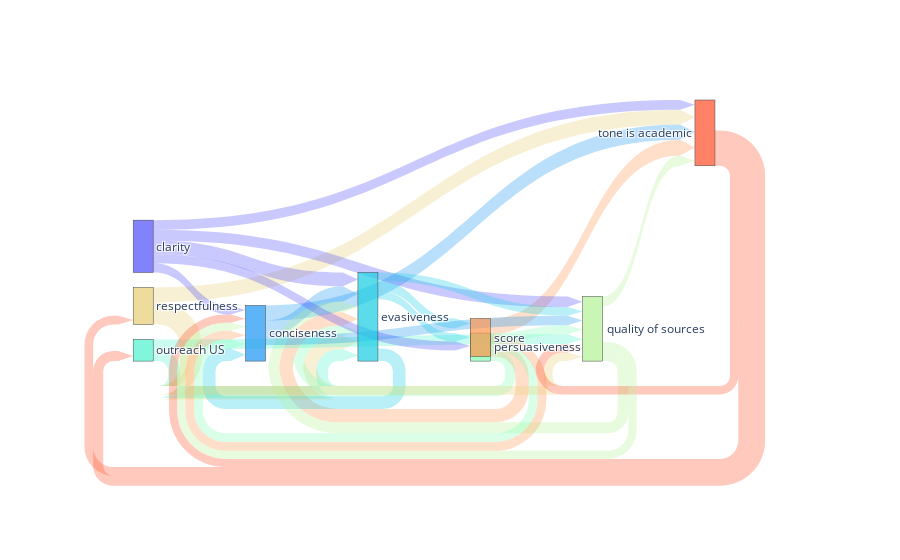

Notebook cell for this chart:
### Code cell
tmp = pertubation_pos_minus_neg_combined_rmse
dm = DistanceMatrix(tmp.abs())
dm.keep_top_n_links(30)
dm.to_go_figure()

### Figure 1 — Plotly figure (JSON) as saved in the notebook; plotly's stock layout.template omitted (floating-point values rounded to 4 significant figures)
{"data": [{"arrangement": "freeform", "link": {"arrowlen": 15, "color": ["rgba(255, 149, 78, 0.3)", "rgba(25, 149, 242, 0.3)", "rgba(25, 149, 242, 0.3)", "rgba(230, 205, 115, 0.3)", "rgba(77, 77, 251, 0.3)", "rgba(230, 205, 115, 0.3)", "rgba(255, 149, 78, 0.3)", "rgba(24, 205, 227, 0.3)", "rgba(76, 242, 206, 0.3)", "rgba(178, 242, 149, 0.3)", "rgba(77, 77, 251, 0.3)", "rgba(178, 242, 149, 0.3)", "rgba(128, 254, 179, 0.3)", "rgba(255, 77, 39, 0.3)", "rgba(76, 242, 206, 0.3)", "rgba(24, 205, 227, 0.3)", "rgba(77, 77, 251, 0.3)", "rgba(25, 149, 242, 0.3)", "rgba(77, 77, 251, 0.3)", "rgba(128, 254, 179, 0.3)", "rgba(77, 77, 251, 0.3)", "rgba(128, 254, 179, 0.3)", "rgba(255, 149, 78, 0.3)", "rgba(255, 77, 39, 0.3)", "rgba(230, 205, 115, 0.3)", "rgba(24, 205, 227, 0.3)", "rgba(24, 205, 227, 0.3)", "rgba(255, 77, 39, 0.3)", "rgba(178, 242, 149, 0.3)", "rgba(255, 77, 39, 0.3)"], "source": [7, 1, 1, 6, 0, 6, 7, 2, 3, 5, 0, 5, 4, 8, 3, 2, 0, 1, 0, 4, 0, 4, 7, 8, 6, 2, 2, 8, 5, 8], "target": [8, 2, 8, 8, 2, 2, 2, 1, 2, 2, 5, 8, 2, 3, 5, 7, 8, 5, 1, 5, 4, 1, 1, 6, 5, 5, 4, 5, 1, 1], "value": [0.2653, 0.253, 0.2514, 0.2492, 0.2317, 0.2245, 0.2245, 0.2121, 0.1969, 0.1817, 0.1779, 0.1715, 0.1691, 0.1675, 0.1654, 0.164, 0.1616, 0.1568, 0.1532, 0.151, 0.1498, 0.1476, 0.1456, 0.1453, 0.1451, 0.1447, 0.1406, 0.1394, 0.1364, 0.1354]}, "node": {"color": ["rgba(77, 77, 251, 0.7)", "rgba(25, 149, 242, 0.7)", "rgba(24, 205, 227, 0.7)", "rgba(76, 242, 206, 0.7)", "rgba(128, 254, 179, 0.7)", "rgba(178, 242, 149, 0.7)", "rgba(230, 205, 115, 0.7)", "rgba(255, 149, 78, 0.7)", "rgba(255, 77, 39, 0.7)"], "label": ["clarity", "conciseness", "evasiveness", "outreach US", "persuasiveness", "quality of sources", "respectfulness", "score", "tone is academic"], "pad": 10}, "type": "sankey"}], "layout": {}}
